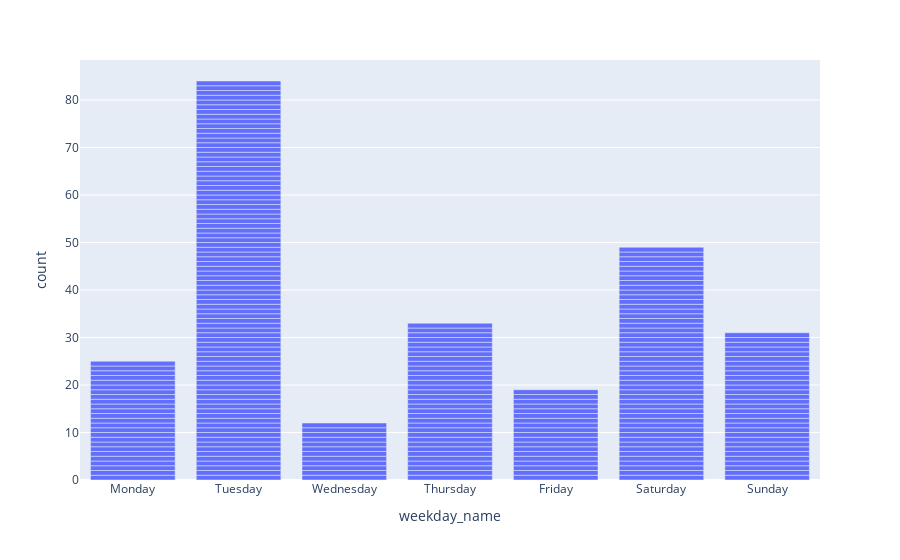

This figure's notebook cell:
### Code cell
# Define the order of days of the week (Monday to Saturday)
days_of_week = ['Monday', 'Tuesday', 'Wednesday', 'Thursday', 'Friday', 'Saturday', 'Sunday']

# Create a bar chart using Plotly Express
fig = px.bar(df_videos[df_videos['performance']=='Normal'], x='weekday_name',
             category_orders={'weekday_name': days_of_week})

# Show the plot
fig.show()

### Figure 1 — Plotly figure (JSON) as saved in the notebook; plotly's stock layout.template omitted (floating-point values rounded to 4 significant figures; data arrays with more than 128 entries replaced by an {"elided": "..."} marker saying what was removed)
{"data": [{"alignmentgroup": "True", "hovertemplate": "weekday_name=%{x}<br>count=%{y}<extra></extra>", "legendgroup": "", "marker": {"color": "#636efa", "pattern": {"shape": ""}}, "name": "", "offsetgroup": "", "orientation": "v", "showlegend": false, "textposition": "auto", "type": "bar", "x": {"elided": "253 str values"}, "xaxis": "x", "y": {"elided": "253 int values"}, "yaxis": "y"}], "layout": {"barmode": "relative", "legend": {"tracegroupgap": 0}, "margin": {"t": 60}, "xaxis": {"anchor": "y", "categoryarray": ["Monday", "Tuesday", "Wednesday", "Thursday", "Friday", "Saturday", "Sunday"], "categoryorder": "array", "domain": [0, 1], "title": {"text": "weekday_name"}}, "yaxis": {"anchor": "x", "domain": [0, 1], "title": {"text": "count"}}}}
